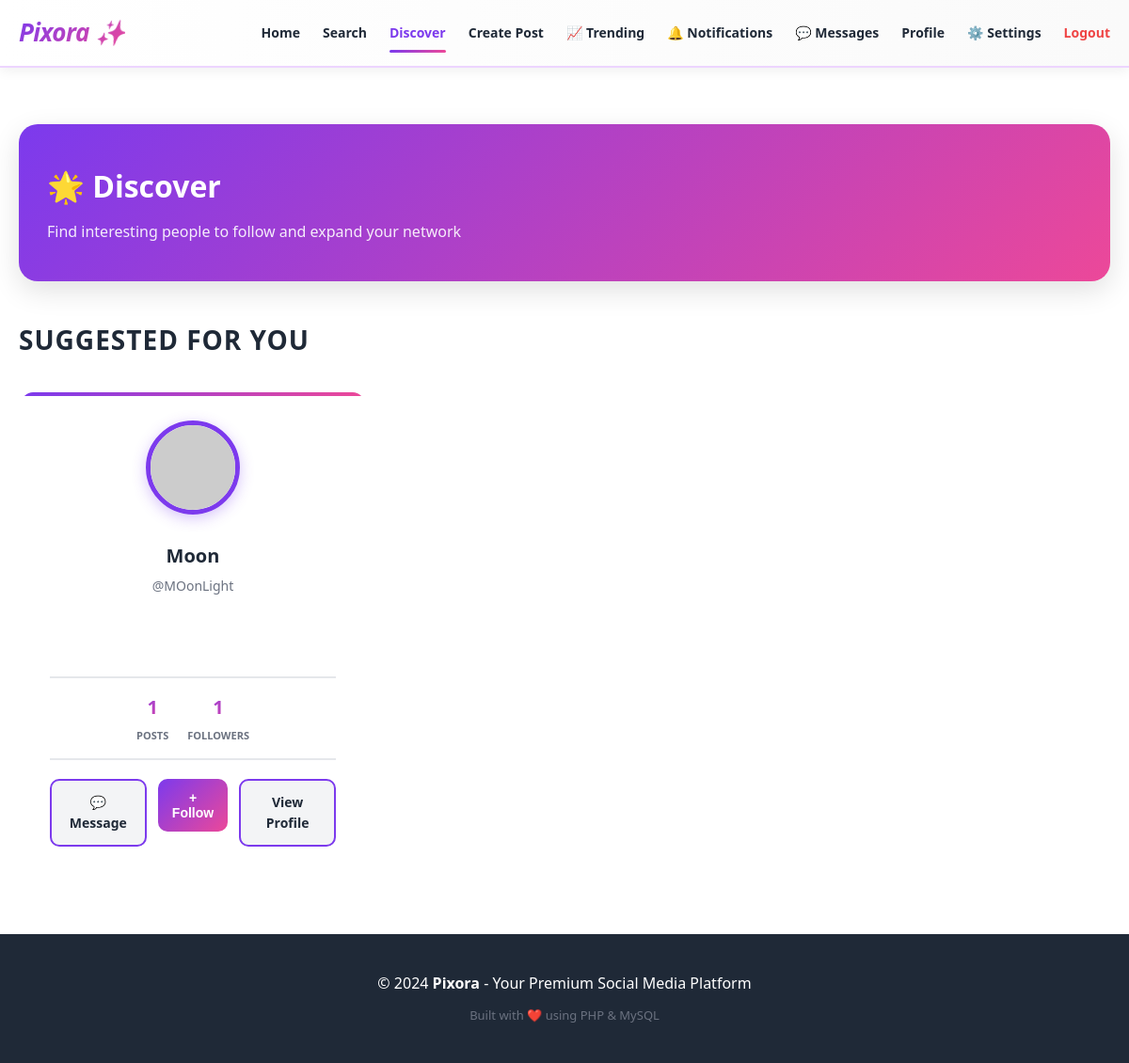
The app's page /discover.php (signed in) with its own data.
### tables this page shows
CREATE TABLE `users` (
  `id` int(11) NOT NULL,
  `full_name` varchar(100) NOT NULL,
  `username` varchar(50) NOT NULL,
  `email` varchar(100) NOT NULL,
  `password` varchar(255) NOT NULL,
  `bio` text DEFAULT NULL,
  `profile_picture` varchar(255) DEFAULT 'default-profile.jpg',
  `created_at` timestamp NOT NULL DEFAULT current_timestamp(),
  `updated_at` timestamp NOT NULL DEFAULT current_timestamp() ON UPDATE current_timestamp(),
  `is_private` tinyint(1) DEFAULT 0,
  `is_active` tinyint(1) DEFAULT 1
);

### includes/helpers.php (called while the page is built, shortened)
<?php
function isFollowing($follower_id, $following_id, $conn) {
    $stmt = $conn->prepare("SELECT id FROM follows WHERE follower_id = ? AND following_id = ?");
    $stmt->bind_param("ii", $follower_id, $following_id);
    $stmt->execute();
    $result = $stmt->get_result();
    $is_following = $result->num_rows > 0;
    return $is_following;
}
?>

### discover.php (the view, shortened to what this page needs)
<?php
require 'config/database.php';
require 'includes/helpers.php';
$current_user_id = $_SESSION['user_id'];
$suggest_stmt = $conn->prepare("
    SELECT
        u.id,
        u.full_name,
        u.username,
        u.profile_picture,
        u.bio,
        (SELECT COUNT(*) FROM posts WHERE user_id = u.id) as post_count,
        (SELECT COUNT(*) FROM follows WHERE following_id = u.id) as follower_count
    FROM users u
    WHERE u.id != ?
    AND u.id NOT IN (
        SELECT following_id FROM follows WHERE follower_id = ?
    )
    ORDER BY follower_count DESC
    LIMIT 12
");
$suggest_stmt->bind_param("ii", $current_user_id, $current_user_id);
$suggest_stmt->execute();
$suggest_result = $suggest_stmt->get_result();
$suggested_users = $suggest_result->fetch_all(MYSQLI_ASSOC);
$following_status = [];
foreach ($suggested_users as $user) {
    $status = isFollowing($current_user_id, $user['id'], $conn);
    $following_status[$user['id']] = $status;
}
?>
<!DOCTYPE html>
<html lang="en">
<head>
    <link rel="stylesheet" href="assets/css/style.css">
</head>
<body>
    <?php include 'includes/navbar.php'; ?>
    <div class="discover-container">
        <div class="discover-header">
            <h1>🌟 Discover</h1>
            <p>Find interesting people to follow and expand your network</p>
        </div>
        <?php if (count($suggested_users) > 0): ?>
            <h2 class="discover-title">Suggested for You</h2>
            <div class="users-grid">
                <?php foreach ($suggested_users as $user): ?>
                    <div class="user-discover-card">
                        <img src="<?php
                            $pic ="https://via.placeholder.com/150/cccccc/666666?text=User";
                            echo htmlspecialchars($pic);
                        ?>" alt="Avatar" class="user-discover-avatar">
                        <div class="user-discover-name">
                            <?php echo htmlspecialchars($user['full_name']); ?>
                        </div>
                        <div class="user-discover-username">
                            @<?php echo htmlspecialchars($user['username']); ?>
                        </div>
                        <div class="user-discover-bio">
                        </div>
                        <div class="user-discover-stats">
                            <div class="discover-stat">
                                <div class="discover-stat-number"><?php echo $user['post_count']; ?></div>
                                <div class="discover-stat-label">Posts</div>
                            </div>
                            <div class="discover-stat">
                                <div class="discover-stat-number"><?php echo $user['follower_count']; ?></div>
                                <div class="discover-stat-label">Followers</div>
                            </div>
                        </div>
                        <div class="discover-actions">
                            <a href="chat.php?user_id=<?php echo $user['id']; ?>" class="btn-view-discover" style="flex: 1;">
                                💬 Message
                            </a>
                            <form method="POST" action="includes/follow_actions.php" style="flex: 1;">
                                <button type="submit" class="btn-follow-discover <?php echo $following_status[$user['id']] ? 'following' : ''; ?>">
                                    <?php echo $following_status[$user['id']] ? '✓ Following' : '+ Follow'; ?>
                                </button>
                            </form>
                            <a href="profile.php?id=<?php echo $user['id']; ?>" class="btn-view-discover">
                                View Profile
                            </a>
                        </div>
                    </div>
                <?php endforeach; ?>
            </div>
        <?php endif; ?>
    </div>
    <footer style="background: var(--dark); color: white; padding: 40px 20px; text-align: center; margin-top: 60px;">
        <div class="container">
            <p style="margin-bottom: 10px;">© 2024 <strong>Pixora</strong> - Your Premium Social Media Platform</p>
            <p style="color: var(--gray); font-size: 13px;">Built with ❤️ using PHP & MySQL</p>
        </div>
    </footer>
</body>
</html>

### assets/css/style.css (style rules this page uses)
* { margin: 0; padding: 0; box-sizing: border-box; }
:root { --primary: #7c3aed; --primary-dark: #6d28d9; --primary-light: #edd5ff; --secondary: #ec4899; --accent: #f59e0b; --success: #10b981; --danger: #ef4444; --warning: #f59e0b; --dark: #1f2937; --gray: #6b7280; --light: #f3f4f6; --white: #ffffff; --border: #e5e7eb; --shadow-sm: 0 1px 2px 0 rgba(0,0,0,0.05); --shadow: 0 4px 12px rgba(0,0,0,0.08); --shadow-lg: 0 10px 30px rgba(0,0,0,0.12); --shadow-xl: 0 20px 50px rgba(0,0,0,0.15); }
body { font-family: 'Segoe UI', -apple-system, BlinkMacSystemFont, 'Helvetica Neue', sans-serif; background: var(--white); color: var(--dark); line-height: 1.6; }
html { scroll-behavior: smooth; }
a { color: var(--primary); text-decoration: none; font-weight: 600; transition: all 0.3s ease; }
.container { max-width: 1400px; margin: 0 auto; padding: 0 20px; }

### discover.php (style rules this page uses)
.discover-container { max-width: 1200px; margin: 60px auto; padding: 0 20px; }
.discover-header { background: linear-gradient(135deg, var(--primary), var(--secondary)); padding: 40px 30px; border-radius: 20px; margin-bottom: 40px; box-shadow: var(--shadow-lg); color: white; }
.discover-header h1 { font-size: 32px; margin: 0 0 10px 0; font-weight: 800; }
.discover-header p { font-size: 16px; margin: 0; opacity: 0.9; }
.discover-title { font-size: 28px; font-weight: 800; color: var(--dark); margin-bottom: 30px; text-transform: uppercase; letter-spacing: 1px; }
.users-grid { display: grid; grid-template-columns: repeat(auto-fill, minmax(300px, 1fr)); gap: 25px; margin-bottom: 40px; }
.user-discover-card { background: white; border-radius: 15px; padding: 30px; text-align: center; box-shadow: var(--shadow-md); transition: all 0.3s ease; border: 3px solid transparent; position: relative; overflow: hidden; }
.user-discover-card::before { content: ''; position: absolute; top: 0; left: 0; right: 0; height: 4px; background: linear-gradient(90deg, var(--primary), var(--secondary)); }
.user-discover-avatar { width: 100px; height: 100px; border-radius: 50%; object-fit: cover; margin: 0 auto 20px; border: 5px solid var(--primary); box-shadow: 0 4px 15px rgba(124, 58, 237, 0.3); }
.user-discover-name { font-size: 20px; font-weight: 800; color: var(--dark); margin-bottom: 5px; }
.user-discover-username { color: var(--gray); font-size: 14px; margin-bottom: 15px; }
.user-discover-bio { color: var(--dark); font-size: 14px; line-height: 1.6; margin-bottom: 20px; min-height: 50px; }
.user-discover-stats { display: flex; gap: 20px; justify-content: center; margin-bottom: 20px; padding: 15px 0; border-top: 2px solid var(--border); border-bottom: 2px solid var(--border); }
.discover-stat { text-align: center; }
.discover-stat-number { font-size: 20px; font-weight: 800; background: linear-gradient(135deg, var(--primary), var(--secondary)); -webkit-background-clip: text; -webkit-text-fill-color: transparent; background-clip: text; }
.discover-stat-label { font-size: 11px; color: var(--gray); text-transform: uppercase; font-weight: 700; margin-top: 5px; }
.discover-actions { display: flex; gap: 12px; }
.btn-follow-discover { flex: 1; padding: 12px; background: linear-gradient(135deg, var(--primary), var(--secondary)); color: white; border: none; border-radius: 10px; cursor: pointer; font-weight: 700; font-size: 14px; transition: all 0.3s ease; }
.btn-view-discover { flex: 1; padding: 12px; background: var(--light); color: var(--dark); border: 2px solid var(--primary); border-radius: 10px; cursor: pointer; text-decoration: none; text-align: center; font-weight: 700; font-size: 14px; transition: all 0.3s ease; }

### records on screen
users: full_name "Moon", username "MOonLight", post_count "1", follower_count "1", shows "+ Follow"
